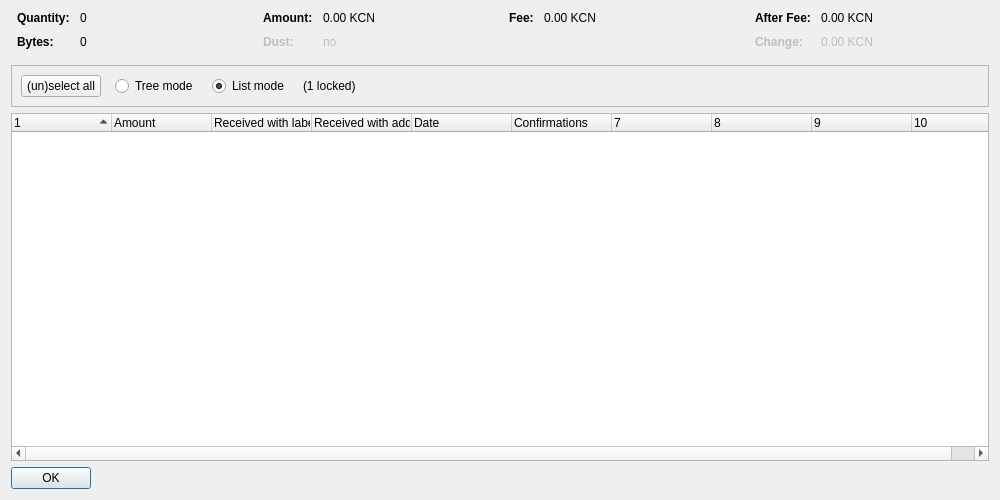
<?xml version="1.0" encoding="UTF-8"?>
<ui version="4.0">
 <class>CoinControlDialog</class>
 <widget class="QDialog" name="CoinControlDialog">
  <property name="geometry">
   <rect>
    <x>0</x>
    <y>0</y>
    <width>1000</width>
    <height>500</height>
   </rect>
  </property>
  <property name="windowTitle">
   <string>Coin Selection</string>
  </property>
  <layout class="QVBoxLayout" name="verticalLayout">
   <item>
    <layout class="QHBoxLayout" name="horizontalLayoutTop" stretch="0,0,0,0">
     <property name="topMargin">
      <number>0</number>
     </property>
     <property name="bottomMargin">
      <number>10</number>
     </property>
     <item>
      <layout class="QFormLayout" name="formLayoutCoinControl1">
       <property name="horizontalSpacing">
        <number>10</number>
       </property>
       <property name="verticalSpacing">
        <number>10</number>
       </property>
       <property name="leftMargin">
        <number>6</number>
       </property>
       <property name="rightMargin">
        <number>6</number>
       </property>
       <item row="0" column="0">
        <widget class="QLabel" name="labelCoinControlQuantityText">
         <property name="font">
          <font>
           <weight>75</weight>
           <bold>true</bold>
          </font>
         </property>
         <property name="text">
          <string>Quantity:</string>
         </property>
        </widget>
       </item>
       <item row="0" column="1">
        <widget class="QLabel" name="labelCoinControlQuantity">
         <property name="cursor">
          <cursorShape>IBeamCursor</cursorShape>
         </property>
         <property name="contextMenuPolicy">
          <enum>Qt::ActionsContextMenu</enum>
         </property>
         <property name="text">
          <string notr="true">0</string>
         </property>
         <property name="textInteractionFlags">
          <set>Qt::LinksAccessibleByMouse|Qt::TextSelectableByKeyboard|Qt::TextSelectableByMouse</set>
         </property>
        </widget>
       </item>
       <item row="1" column="0">
        <widget class="QLabel" name="labelCoinControlBytesText">
         <property name="font">
          <font>
           <weight>75</weight>
           <bold>true</bold>
          </font>
         </property>
         <property name="text">
          <string>Bytes:</string>
         </property>
        </widget>
       </item>
       <item row="1" column="1">
        <widget class="QLabel" name="labelCoinControlBytes">
         <property name="cursor">
          <cursorShape>IBeamCursor</cursorShape>
         </property>
         <property name="contextMenuPolicy">
          <enum>Qt::ActionsContextMenu</enum>
         </property>
         <property name="text">
          <string notr="true">0</string>
         </property>
         <property name="textInteractionFlags">
          <set>Qt::LinksAccessibleByMouse|Qt::TextSelectableByKeyboard|Qt::TextSelectableByMouse</set>
         </property>
        </widget>
       </item>
      </layout>
     </item>
     <item>
      <layout class="QFormLayout" name="formLayoutCoinControl2">
       <property name="horizontalSpacing">
        <number>10</number>
       </property>
       <property name="verticalSpacing">
        <number>10</number>
       </property>
       <property name="leftMargin">
        <number>6</number>
       </property>
       <property name="rightMargin">
        <number>6</number>
       </property>
       <item row="0" column="0">
        <widget class="QLabel" name="labelCoinControlAmountText">
         <property name="font">
          <font>
           <weight>75</weight>
           <bold>true</bold>
          </font>
         </property>
         <property name="text">
          <string>Amount:</string>
         </property>
        </widget>
       </item>
       <item row="0" column="1">
        <widget class="QLabel" name="labelCoinControlAmount">
         <property name="cursor">
          <cursorShape>IBeamCursor</cursorShape>
         </property>
         <property name="contextMenuPolicy">
          <enum>Qt::ActionsContextMenu</enum>
         </property>
         <property name="text">
          <string notr="true">0.00 KCN</string>
         </property>
         <property name="textInteractionFlags">
          <set>Qt::LinksAccessibleByMouse|Qt::TextSelectableByKeyboard|Qt::TextSelectableByMouse</set>
         </property>
        </widget>
       </item>
       <item row="1" column="0">
        <widget class="QLabel" name="labelCoinControlLowOutputText">
         <property name="enabled">
          <bool>false</bool>
         </property>
         <property name="font">
          <font>
           <weight>75</weight>
           <bold>true</bold>
          </font>
         </property>
         <property name="text">
          <string>Dust:</string>
         </property>
        </widget>
       </item>
       <item row="1" column="1">
        <widget class="QLabel" name="labelCoinControlLowOutput">
         <property name="enabled">
          <bool>false</bool>
         </property>
         <property name="cursor">
          <cursorShape>IBeamCursor</cursorShape>
         </property>
         <property name="contextMenuPolicy">
          <enum>Qt::ActionsContextMenu</enum>
         </property>
         <property name="text">
          <string notr="true">no</string>
         </property>
         <property name="textInteractionFlags">
          <set>Qt::LinksAccessibleByMouse|Qt::TextSelectableByKeyboard|Qt::TextSelectableByMouse</set>
         </property>
        </widget>
       </item>
      </layout>
     </item>
     <item>
      <layout class="QFormLayout" name="formLayoutCoinControl3">
       <property name="horizontalSpacing">
        <number>10</number>
       </property>
       <property name="verticalSpacing">
        <number>10</number>
       </property>
       <property name="leftMargin">
        <number>6</number>
       </property>
       <property name="rightMargin">
        <number>6</number>
       </property>
       <item row="0" column="0">
        <widget class="QLabel" name="labelCoinControlFeeText">
         <property name="font">
          <font>
           <weight>75</weight>
           <bold>true</bold>
          </font>
         </property>
         <property name="text">
          <string>Fee:</string>
         </property>
        </widget>
       </item>
       <item row="0" column="1">
        <widget class="QLabel" name="labelCoinControlFee">
         <property name="cursor">
          <cursorShape>IBeamCursor</cursorShape>
         </property>
         <property name="contextMenuPolicy">
          <enum>Qt::ActionsContextMenu</enum>
         </property>
         <property name="text">
          <string notr="true">0.00 KCN</string>
         </property>
         <property name="textInteractionFlags">
          <set>Qt::LinksAccessibleByMouse|Qt::TextSelectableByKeyboard|Qt::TextSelectableByMouse</set>
         </property>
        </widget>
       </item>
      </layout>
     </item>
     <item>
      <layout class="QFormLayout" name="formLayoutCoinControl4">
       <property name="horizontalSpacing">
        <number>10</number>
       </property>
       <property name="verticalSpacing">
        <number>10</number>
       </property>
       <property name="leftMargin">
        <number>6</number>
       </property>
       <property name="rightMargin">
        <number>6</number>
       </property>
       <item row="0" column="0">
        <widget class="QLabel" name="labelCoinControlAfterFeeText">
         <property name="font">
          <font>
           <weight>75</weight>
           <bold>true</bold>
          </font>
         </property>
         <property name="text">
          <string>After Fee:</string>
         </property>
        </widget>
       </item>
       <item row="0" column="1">
        <widget class="QLabel" name="labelCoinControlAfterFee">
         <property name="cursor">
          <cursorShape>IBeamCursor</cursorShape>
         </property>
         <property name="contextMenuPolicy">
          <enum>Qt::ActionsContextMenu</enum>
         </property>
         <property name="text">
          <string notr="true">0.00 KCN</string>
         </property>
         <property name="textInteractionFlags">
          <set>Qt::LinksAccessibleByMouse|Qt::TextSelectableByKeyboard|Qt::TextSelectableByMouse</set>
         </property>
        </widget>
       </item>
       <item row="1" column="0">
        <widget class="QLabel" name="labelCoinControlChangeText">
         <property name="enabled">
          <bool>false</bool>
         </property>
         <property name="font">
          <font>
           <weight>75</weight>
           <bold>true</bold>
          </font>
         </property>
         <property name="text">
          <string>Change:</string>
         </property>
        </widget>
       </item>
       <item row="1" column="1">
        <widget class="QLabel" name="labelCoinControlChange">
         <property name="enabled">
          <bool>false</bool>
         </property>
         <property name="cursor">
          <cursorShape>IBeamCursor</cursorShape>
         </property>
         <property name="contextMenuPolicy">
          <enum>Qt::ActionsContextMenu</enum>
         </property>
         <property name="text">
          <string notr="true">0.00 KCN</string>
         </property>
         <property name="textInteractionFlags">
          <set>Qt::LinksAccessibleByMouse|Qt::TextSelectableByKeyboard|Qt::TextSelectableByMouse</set>
         </property>
        </widget>
       </item>
      </layout>
     </item>
    </layout>
   </item>
   <item>
    <widget class="QFrame" name="frame">
     <property name="minimumSize">
      <size>
       <width>0</width>
       <height>40</height>
      </size>
     </property>
     <property name="frameShape">
      <enum>QFrame::StyledPanel</enum>
     </property>
     <property name="frameShadow">
      <enum>QFrame::Sunken</enum>
     </property>
     <layout class="QHBoxLayout" name="horizontalLayout">
      <item>
       <layout class="QHBoxLayout" name="horizontalLayoutPanel" stretch="0,0,0,0,0">
        <property name="spacing">
         <number>14</number>
        </property>
        <item>
         <widget class="QPushButton" name="pushButtonSelectAll">
          <property name="sizePolicy">
           <sizepolicy hsizetype="Maximum" vsizetype="Fixed">
            <horstretch>0</horstretch>
            <verstretch>0</verstretch>
           </sizepolicy>
          </property>
          <property name="text">
           <string>(un)select all</string>
          </property>
          <property name="autoDefault">
           <bool>false</bool>
          </property>
         </widget>
        </item>
        <item>
         <widget class="QRadioButton" name="radioTreeMode">
          <property name="sizePolicy">
           <sizepolicy hsizetype="Maximum" vsizetype="Fixed">
            <horstretch>0</horstretch>
            <verstretch>0</verstretch>
           </sizepolicy>
          </property>
          <property name="text">
           <string>Tree mode</string>
          </property>
         </widget>
        </item>
        <item>
         <widget class="QRadioButton" name="radioListMode">
          <property name="sizePolicy">
           <sizepolicy hsizetype="Maximum" vsizetype="Fixed">
            <horstretch>0</horstretch>
            <verstretch>0</verstretch>
           </sizepolicy>
          </property>
          <property name="text">
           <string>List mode</string>
          </property>
          <property name="checked">
           <bool>true</bool>
          </property>
         </widget>
        </item>
        <item>
         <widget class="QLabel" name="labelLocked">
          <property name="text">
           <string notr="true">(1 locked)</string>
          </property>
         </widget>
        </item>
        <item>
         <spacer name="horizontalSpacer">
          <property name="orientation">
           <enum>Qt::Horizontal</enum>
          </property>
          <property name="sizeHint" stdset="0">
           <size>
            <width>40</width>
            <height>20</height>
           </size>
          </property>
         </spacer>
        </item>
       </layout>
      </item>
     </layout>
    </widget>
   </item>
   <item>
    <widget class="CoinControlTreeWidget" name="treeWidget">
     <property name="contextMenuPolicy">
      <enum>Qt::CustomContextMenu</enum>
     </property>
     <property name="sortingEnabled">
      <bool>false</bool>
     </property>
     <property name="columnCount">
      <number>10</number>
     </property>
     <attribute name="headerShowSortIndicator" stdset="0">
      <bool>true</bool>
     </attribute>
     <attribute name="headerStretchLastSection">
      <bool>false</bool>
     </attribute>
     <column>
      <property name="text">
       <string/>
      </property>
     </column>
     <column>
      <property name="text">
       <string>Amount</string>
      </property>
     </column>
     <column>
      <property name="text">
       <string>Received with label</string>
      </property>
     </column>
     <column>
      <property name="text">
       <string>Received with address</string>
      </property>
     </column>
     <column>
      <property name="text">
       <string>Date</string>
      </property>
     </column>
     <column>
      <property name="text">
       <string>Confirmations</string>
      </property>
      <property name="toolTip">
       <string>Confirmed</string>
      </property>
     </column>
     <column>
      <property name="text">
       <string/>
      </property>
     </column>
     <column>
      <property name="text">
       <string/>
      </property>
     </column>
     <column>
      <property name="text">
       <string/>
      </property>
     </column>
     <column>
      <property name="text">
       <string/>
      </property>
     </column>
    </widget>
   </item>
   <item>
    <widget class="QDialogButtonBox" name="buttonBox">
     <property name="sizePolicy">
      <sizepolicy hsizetype="Maximum" vsizetype="Fixed">
       <horstretch>0</horstretch>
       <verstretch>0</verstretch>
      </sizepolicy>
     </property>
     <property name="orientation">
      <enum>Qt::Horizontal</enum>
     </property>
     <property name="standardButtons">
      <set>QDialogButtonBox::Ok</set>
     </property>
    </widget>
   </item>
  </layout>
 </widget>
 <customwidgets>
  <customwidget>
   <class>CoinControlTreeWidget</class>
   <extends>QTreeWidget</extends>
   <header>coincontroltreewidget.h</header>
  </customwidget>
 </customwidgets>
 <resources/>
 <connections/>
</ui>
